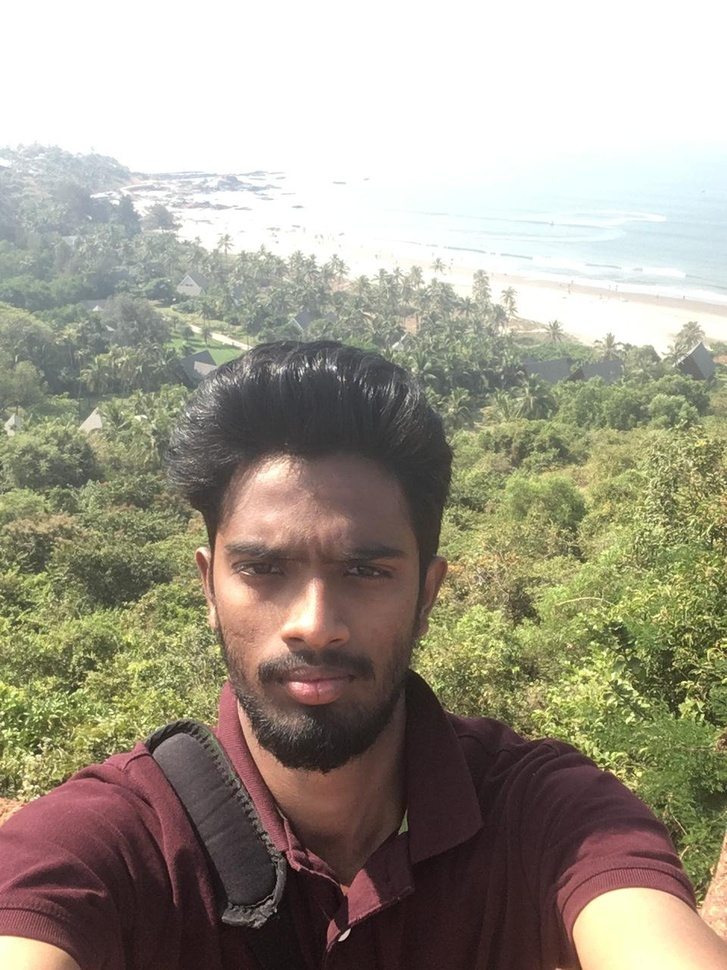
#> input picture Deep_Learning/Keras/Face_Detection/images/pika/2.jpeg, 727 x 970 px, shrunk from 960 x 1280 before the run, given in place of 2.png, which was not available
$ python color_image_to_gray.py
#> lines starting #> are read from the running program, lines starting #| are printed output that depends on the picture

# coding: utf-8

# In[1]:


import cv2
import os


# In[2]:


cv2.__version__


# In[3]:


img=cv2.imread('/Users/chand/Downloads/2.png',0)
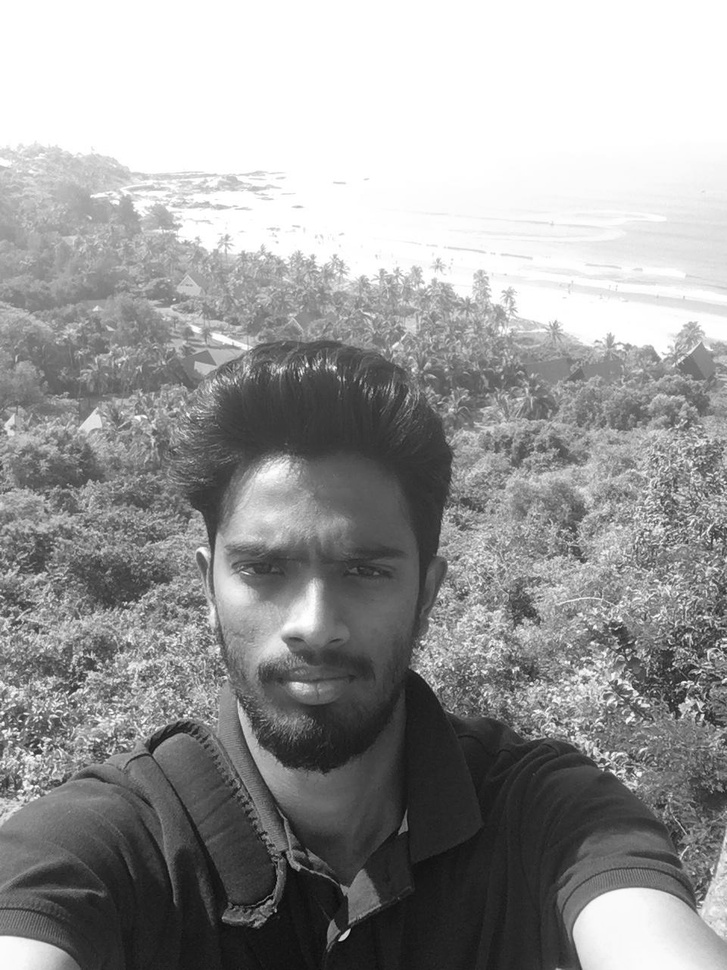
#> img: shape (970, 727); min 0, max 255, mean 153.1


# ord() function in Python. Given a string of length one, return an integer representing the Unicode code point of the character when the argument is a unicode object, or the value of the byte when the argument is an 8-bit string.

# In[7]:


cv2.imshow('image',img)
k = cv2.waitKey(0)
#> (key Esc is pressed here)

if k == 27:
    cv2.destroyAllWindows()
elif k == ord('s'):
    cv2.imwrite('2.jpg',img)
    cv2.destroyAllWindows()

$ run again, with Deep_Learning/Keras/Face_Detection/images/pika/1.jpeg copied over Deep_Learning/Keras/Face_Detection/images/pika/2.jpeg
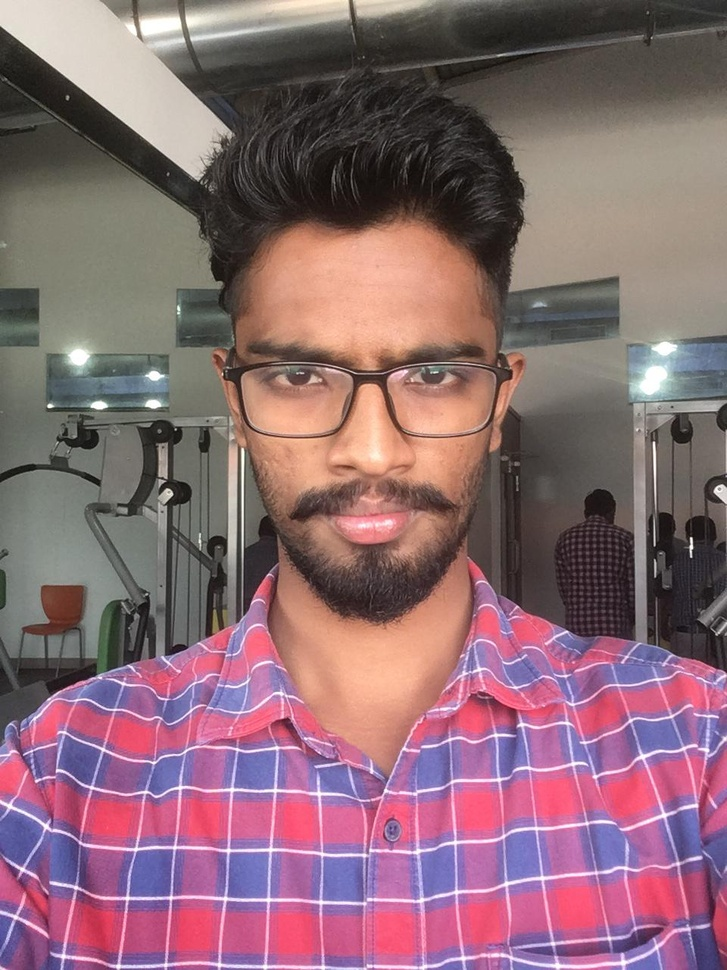
#> input picture Deep_Learning/Keras/Face_Detection/images/pika/1.jpeg, 727 x 970 px, shrunk from 960 x 1280 before the run, given in place of 2.png, which was not available
#> `img=cv2.imread('/Users/chand/Downloads/2.png',0)`:
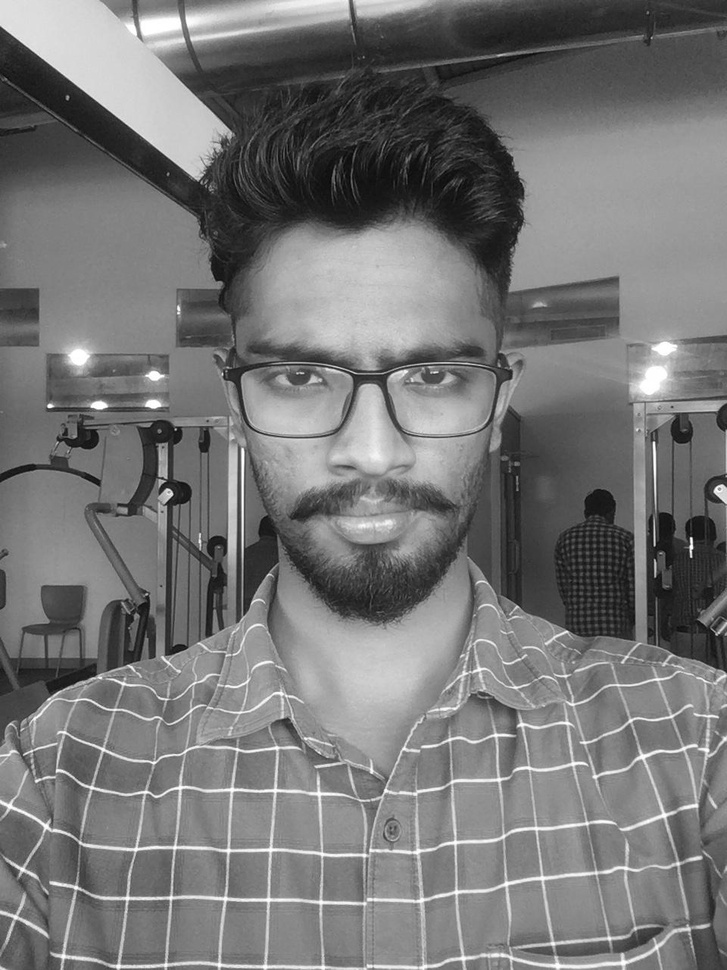
#> img: shape (970, 727); min 2, max 255, mean 117.6

$ run again, with Deep_Learning/Keras/Face_Detection/images/pika/3.jpeg copied over Deep_Learning/Keras/Face_Detection/images/pika/2.jpeg
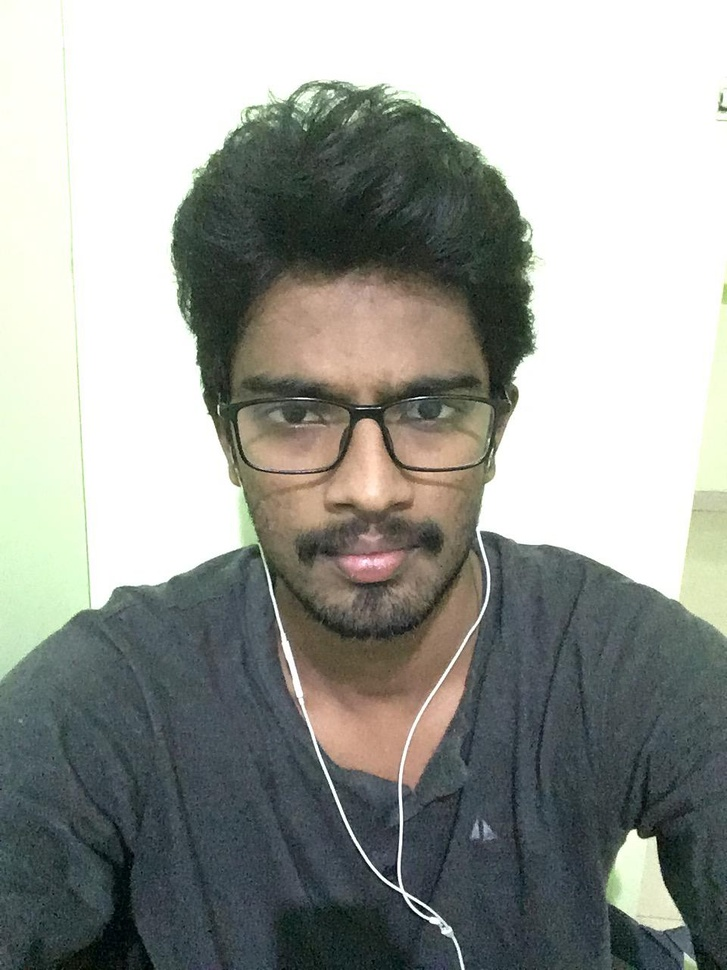
#> input picture Deep_Learning/Keras/Face_Detection/images/pika/3.jpeg, 727 x 970 px, shrunk from 960 x 1280 before the run, given in place of 2.png, which was not available
#> `img=cv2.imread('/Users/chand/Downloads/2.png',0)`:
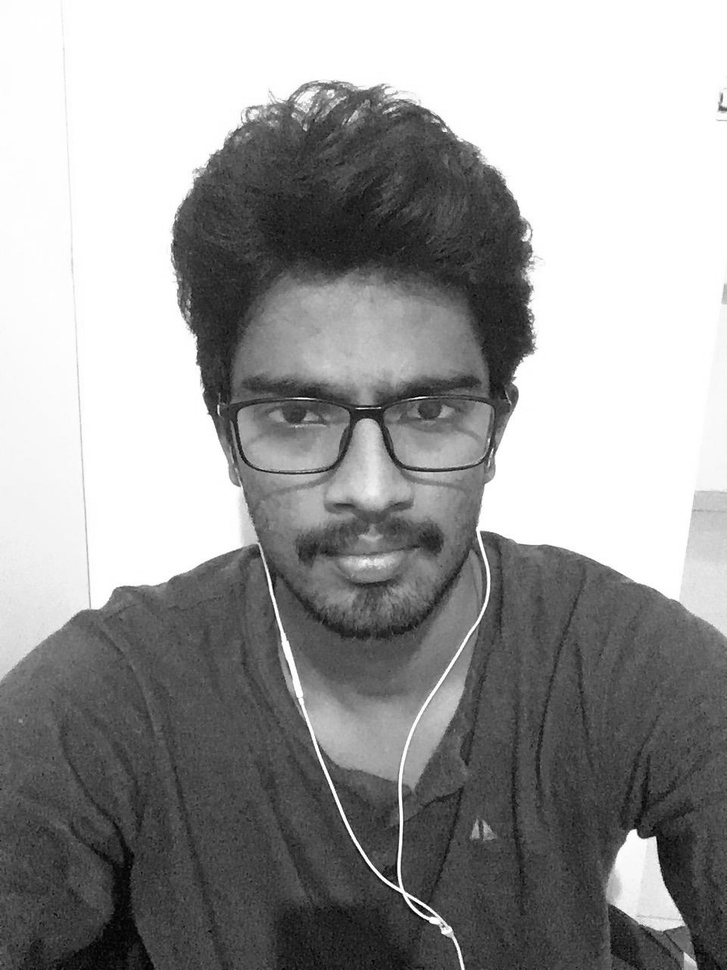
#> img: shape (970, 727); min 0, max 255, mean 153.4

$ run again, with Deep_Learning/Keras/Face_Detection/images/pika/4.jpeg copied over Deep_Learning/Keras/Face_Detection/images/pika/2.jpeg
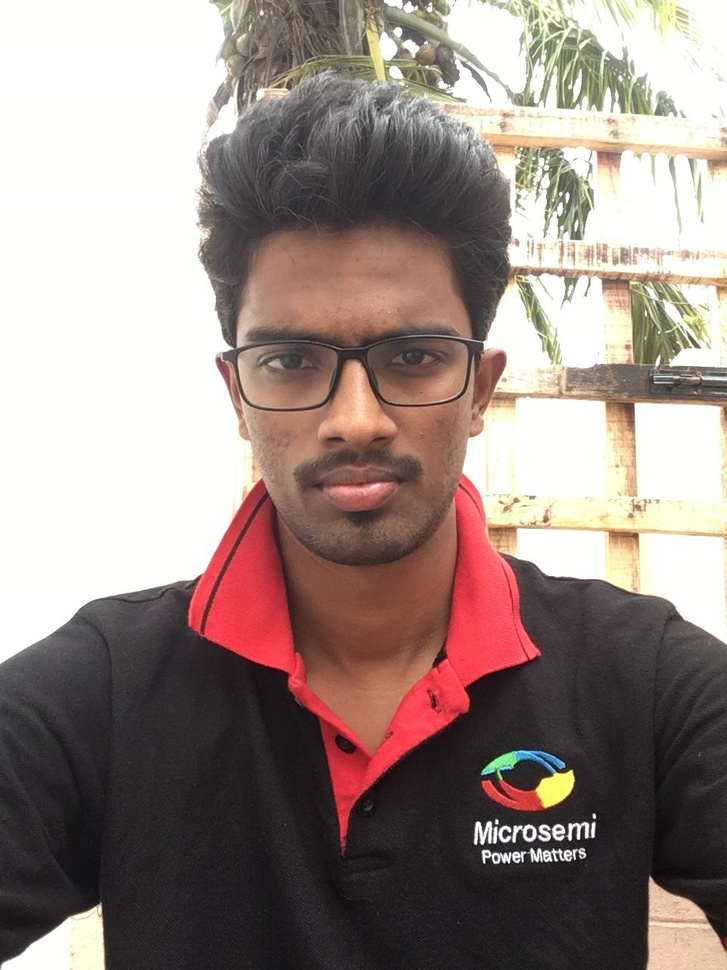
#> input picture Deep_Learning/Keras/Face_Detection/images/pika/4.jpeg, 727 x 970 px, shrunk from 960 x 1280 before the run, given in place of 2.png, which was not available
#> `img=cv2.imread('/Users/chand/Downloads/2.png',0)`:
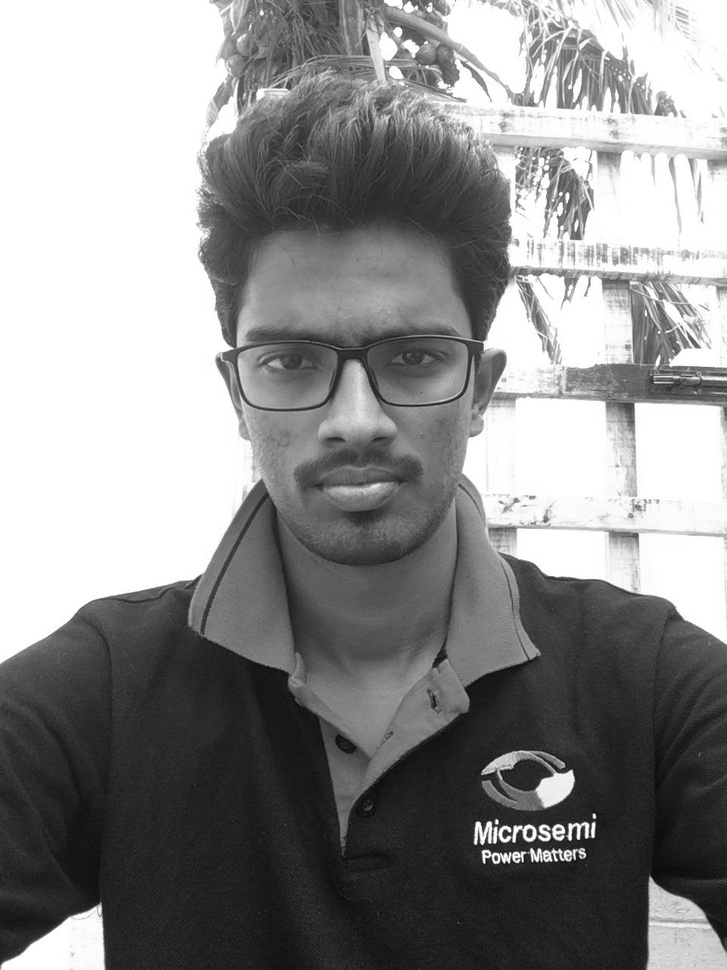
#> img: shape (970, 727); min 8, max 255, mean 141.1
